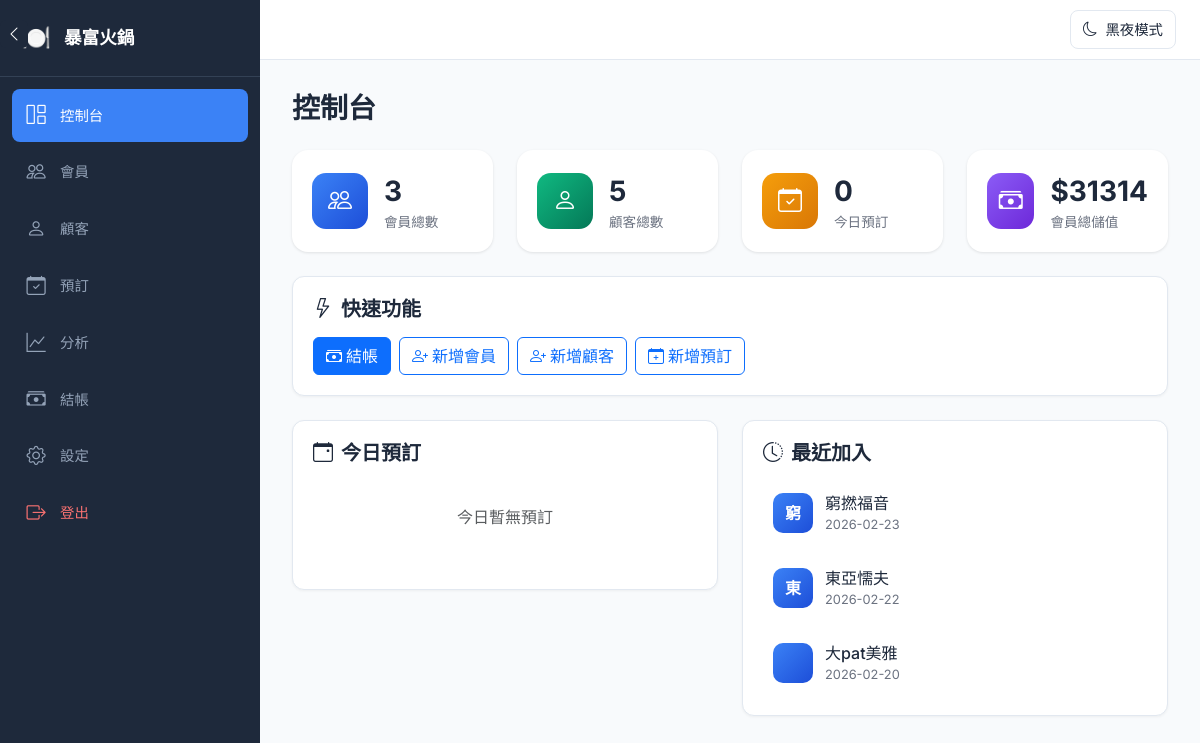
Screenshot of /dashboard (signed in) with the database file from the repository.
### app.py (models this page shows, shortened)
class Settings(Base):
    __tablename__ = 'settings'
    id = Column(Integer, primary_key=True)
    restaurant_name = Column(String(100), default='我的餐廳')
    dark_mode = Column(Integer, default=0)  # 0 = light, 1 = dark

class Member(Base):
    __tablename__ = 'members'
    id = Column(Integer, primary_key=True)
    name = Column(String(100), nullable=False)
    phone = Column(String(20), unique=True, nullable=False)
    tier = Column(String(20), default='普通會員')  # 普通會員, 黑鑽會員
    balance = Column(Float, default=0)  # 儲值金額
    benefits_total = Column(Integer, default=0)   # 總權益次數
    benefits_used = Column(Integer, default=0)    # 已用次數
    weekly_dessert_coffee = Column(Integer, default=0)
    yearly_omakase = Column(Integer, default=0)
    effective_date = Column(DateTime, default=datetime.utcnow)  # 生效日期
    expiry_date = Column(DateTime)  # 到期日期
    dessert_coffee_used = Column(Integer, default=0)  # 甜品咖啡已用次數
    omakase_used = Column(Integer, default=0)  # 廚師發辦已用次數
    created_at = Column(DateTime, default=datetime.utcnow)
    created_by_employee_id = Column(Integer, ForeignKey('employees.id'))
    employee = relationship("Employee", back_populates="members")

### app.py (the view)
@app.route('/dashboard')
@login_required
def dashboard():
    db = get_db_session()
    member_count = db.query(Member).count()
    customer_count = db.query(Customer).count()
    employee_name = session.get('employee_name')
    settings_obj = db.query(Settings).first()
    restaurant_name = settings_obj.restaurant_name if settings_obj else '我的餐廳'
    dark_mode = settings_obj.dark_mode if settings_obj else 0
    import pytz
    hk_tz = pytz.timezone('Asia/Hong_Kong')
    now_hk = datetime.now(hk_tz)
    today = now_hk.replace(hour=0, minute=0, second=0, microsecond=0)
    tomorrow = today + timedelta(days=1)
    today_reservations = db.query(Reservation).filter(
        Reservation.date >= today,
        Reservation.date < tomorrow,
        Reservation.status.in_(['confirmed', 'seated', 'booked'])
    ).order_by(Reservation.date).all()
    from sqlalchemy import func as sql_func
    today_revenue = db.query(
        sql_func.sum(Customer.total_spent)
    ).scalar() or 0
    recent_members = db.query(Member).order_by(Member.effective_date.desc()).limit(5).all()
    total_balance = db.query(
        sql_func.sum(Member.balance)
    ).scalar() or 0
    today_str = today.strftime('%Y-%m-%d')
    db.close()
    return render_template('dashboard.html',
                         member_count=member_count,
                         customer_count=customer_count,
                         employee_name=employee_name,
                         restaurant_name=restaurant_name,
                         dark_mode=dark_mode,
                         today_reservations=today_reservations,
                         today_revenue=today_revenue,
                         recent_members=recent_members,
                         total_balance=total_balance,
                         today_str=today_str)

### templates/dashboard.html (shortened to what this page needs)
{% extends "base.html" %}
{% block content %}
<h1 class="page-title">控制台</h1>
<div class="row mb-4">
    <div class="col-md-3">
        <div class="stats-card">
            <div class="stats-icon" style="background: linear-gradient(135deg, #3b82f6, #1d4ed8);">
                <i class="bi bi-people"></i>
            </div>
            <div class="stats-info">
                <span class="stats-number">{{ member_count }}</span>
                <span class="stats-label">會員總數</span>
            </div>
        </div>
    </div>
    <div class="col-md-3">
        <div class="stats-card">
            <div class="stats-icon" style="background: linear-gradient(135deg, #10b981, #047857);">
                <i class="bi bi-person"></i>
            </div>
            <div class="stats-info">
                <span class="stats-number">{{ customer_count }}</span>
                <span class="stats-label">顧客總數</span>
            </div>
        </div>
    </div>
    <div class="col-md-3">
        <div class="stats-card">
            <div class="stats-icon" style="background: linear-gradient(135deg, #f59e0b, #d97706);">
                <i class="bi bi-calendar-check"></i>
            </div>
            <div class="stats-info">
                <span class="stats-number">{{ today_reservations|length }}</span>
                <span class="stats-label">今日預訂</span>
            </div>
        </div>
    </div>
    <div class="col-md-3">
        <div class="stats-card">
            <div class="stats-icon" style="background: linear-gradient(135deg, #8b5cf6, #6d28d9);">
                <i class="bi bi-cash-stack"></i>
            </div>
            <div class="stats-info">
                <span class="stats-number">${{ "%.0f"|format(total_balance) }}</span>
                <span class="stats-label">會員總儲值</span>
            </div>
        </div>
    </div>
</div>
<div class="custom-card mb-4">
    <div class="card-body">
        <h5 class="card-title"><i class="bi bi-lightning me-2"></i>快速功能</h5>
        <div class="d-flex flex-wrap gap-2">
            <a href="{{ url_for('checkout') }}" class="btn btn-primary">
                <i class="bi bi-cash-stack me-1"></i>結帳
            </a>
            <a href="{{ url_for('add_member') }}" class="btn btn-outline-primary">
                <i class="bi bi-person-plus me-1"></i>新增會員
            </a>
            <a href="{{ url_for('add_customer') }}" class="btn btn-outline-primary">
                <i class="bi bi-person-plus me-1"></i>新增顧客
            </a>
            <a href="{{ url_for('add_reservation') }}" class="btn btn-outline-primary">
                <i class="bi bi-calendar-plus me-1"></i>新增預訂
            </a>
        </div>
    </div>
</div>
<div class="row">
    <div class="col-md-6 mb-4">
        <div class="custom-card">
            <div class="card-body">
                <h5 class="card-title"><i class="bi bi-calendar-event me-2"></i>今日預訂</h5>
                {% if today_reservations %}
                <div class="reservation-list">
                    {% for res in today_reservations %}
                    <div class="reservation-item">
                        <div class="reservation-time">{{ res.date.strftime('%H:%M') }}</div>
                        <div class="reservation-info">
                            <span class="reservation-name">{{ res.name }}</span>
                            <span class="reservation-phone">{{ res.phone }}</span>
                        </div>
                        <div class="reservation-meta">
                            <span class="badge bg-secondary">{{ res.party_size }}位</span>
                            {% if res.status == 'booked' %}
                            <span class="badge bg-warning">已預約</span>
                            {% elif res.status == 'confirmed' %}
                            <span class="badge bg-success">確認訂座</span>
                            {% elif res.status == 'seated' %}
                            <span class="badge bg-primary">已入座</span>
                            {% else %}
                            <span class="badge bg-secondary">{{ res.status }}</span>
                            {% endif %}
                        </div>
                    </div>
                    {% endfor %}
                </div>
                {% else %}
                <p class="text-muted text-center py-4">今日暫無預訂</p>
                {% endif %}
            </div>
        </div>
    </div>
    <div class="col-md-6 mb-4">
        <div class="custom-card">
            <div class="card-body">
                <h5 class="card-title"><i class="bi bi-clock-history me-2"></i>最近加入</h5>
                {% if recent_members %}
                <div class="recent-list">
                    {% for member in recent_members %}
                    <div class="recent-item">
                        <div class="recent-avatar" style="background: linear-gradient(135deg, #3b82f6, #1d4ed8);">{{ member.name[0] }}</div>
                        <div class="recent-info">
                            <span class="recent-name">{{ member.name }}</span>
                            <span class="recent-date">
                                {% if member.effective_date %}
                                    {% if member.effective_date.strftime('%Y-%m-%d') == today_str %}
                                        今日加入
                                    {% else %}
                                        {{ member.effective_date.strftime('%Y-%m-%d') }}
                                    {% endif %}
                                {% else %}
                                    -
                                {% endif %}
                            </span>
                        </div>
                    </div>
                    {% endfor %}
                </div>
                {% else %}
                <p class="text-muted text-center py-4">暫無會員</p>
                {% endif %}
            </div>
        </div>
    </div>
</div>
{% endblock %}

### templates/base.html (shortened to what this page needs)
<!DOCTYPE html>
<html lang="zh-HK">
<head>
    <link href="https://cdn.jsdelivr.net/npm/bootstrap@5.3.3/dist/css/bootstrap.min.css" rel="stylesheet">
    <link rel="stylesheet" href="https://cdn.jsdelivr.net/npm/bootstrap-icons@1.11.0/font/bootstrap-icons.css">
</head>
<body>
    <nav id="sidebar">
        <div class="sidebar-brand">
            <span class="sidebar-brand-icon">🍽️</span>
            <span class="sidebar-brand-text">{{ restaurant_name|default('暴富火鍋') }}</span>
        </div>
        <ul class="sidebar-menu">
            <li class="sidebar-menu-item">
                <a href="{{ url_for('dashboard') }}" class="sidebar-menu-link {% if request.endpoint == 'dashboard' %}active{% endif %}">
                    <i class="bi bi-grid-1x2"></i><span>控制台</span>
                </a>
            </li>
            <li class="sidebar-menu-item">
                <a href="{{ url_for('members') }}" class="sidebar-menu-link {% if request.endpoint in ['members', 'add_member', 'edit_member', 'topup_member'] %}active{% endif %}">
                    <i class="bi bi-people"></i><span>會員</span>
                </a>
            </li>
            <li class="sidebar-menu-item">
                <a href="{{ url_for('customers') }}" class="sidebar-menu-link {% if request.endpoint in ['customers', 'add_customer', 'edit_customer'] %}active{% endif %}">
                    <i class="bi bi-person"></i><span>顧客</span>
                </a>
            </li>
            <li class="sidebar-menu-item">
                <a href="{{ url_for('reservations') }}" class="sidebar-menu-link {% if request.endpoint in ['reservations', 'add_reservation'] %}active{% endif %}">
                    <i class="bi bi-calendar-check"></i><span>預訂</span>
                </a>
            </li>
            <li class="sidebar-menu-item">
                <a href="{{ url_for('analytics') }}" class="sidebar-menu-link {% if request.endpoint == 'analytics' %}active{% endif %}">
                    <i class="bi bi-graph-up"></i><span>分析</span>
                </a>
            </li>
            <li class="sidebar-menu-item">
                <a href="{{ url_for('checkout') }}" class="sidebar-menu-link {% if request.endpoint in ['checkout', 'checkout_result'] %}active{% endif %}">
                    <i class="bi bi-cash-stack"></i><span>結帳</span>
                </a>
            </li>
            <li class="sidebar-menu-item">
                <a href="{{ url_for('settings') }}" class="sidebar-menu-link {% if request.endpoint == 'settings' %}active{% endif %}">
                    <i class="bi bi-gear"></i><span>設定</span>
                </a>
            </li>
            <li class="sidebar-menu-item" style="margin-top: auto;">
                <a href="{{ url_for('logout') }}" class="sidebar-menu-link" style="color: #f87171;">
                    <i class="bi bi-box-arrow-right"></i><span>登出</span>
                </a>
            </li>
        </ul>
    </nav>
    <button id="sidebarToggle" onclick="toggleSidebar()">
        <i class="bi bi-chevron-left"></i>
    </button>
    <div class="top-bar">
        <button class="theme-toggle" onclick="toggleTheme()">
            <i class="bi bi-moon" id="themeIcon"></i>
            <span id="themeText">黑夜模式</span>
        </button>
    </div>
    <main id="mainContent">
        {% block content %}{% endblock %}
    </main>
</body>
</html>

### rows the page displays
Settings: restaurant_name "暴富火鍋"
Member: name "窮", name "窮撚福音", effective_date "2026-02-23"
Member: name "東", name "東亞懦夫", effective_date "2026-02-22"
Member: name "大pat美雅", effective_date "2026-02-20"

### other values shown
{{ member_count }} "3"
{{ customer_count }} "5"
{{ today_reservations|length }} "0"
{{ "%.0f"|format(total_balance) }} "31314"
